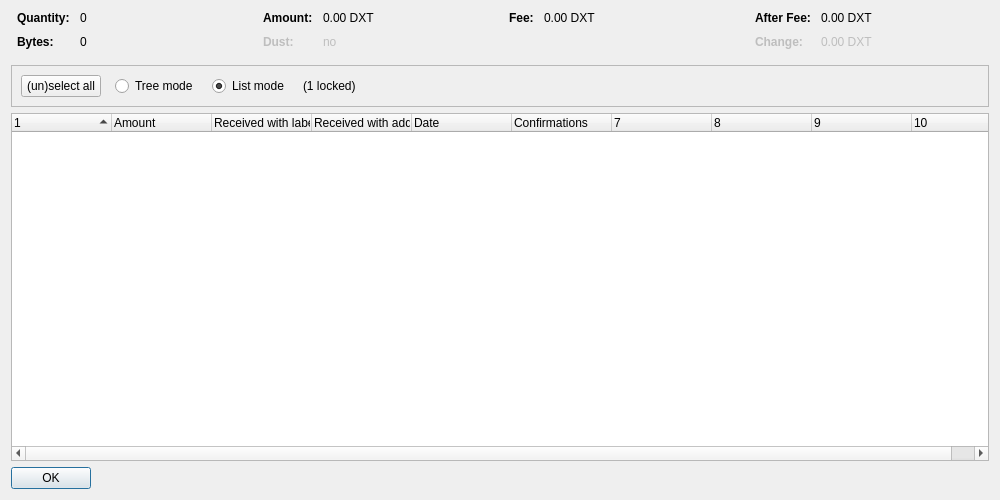
<?xml version="1.0" encoding="UTF-8"?>
<ui version="4.0">
 <class>CoinControlDialog</class>
 <widget class="QDialog" name="CoinControlDialog">
  <property name="geometry">
   <rect>
    <x>0</x>
    <y>0</y>
    <width>1000</width>
    <height>500</height>
   </rect>
  </property>
  <property name="windowTitle">
   <string>Coin Selection</string>
  </property>
  <layout class="QVBoxLayout" name="verticalLayout">
   <item>
    <layout class="QHBoxLayout" name="horizontalLayoutTop" stretch="0,0,0,0">
     <property name="topMargin">
      <number>0</number>
     </property>
     <property name="bottomMargin">
      <number>10</number>
     </property>
     <item>
      <layout class="QFormLayout" name="formLayoutCoinControl1">
       <property name="horizontalSpacing">
        <number>10</number>
       </property>
       <property name="verticalSpacing">
        <number>10</number>
       </property>
       <property name="leftMargin">
        <number>6</number>
       </property>
       <property name="rightMargin">
        <number>6</number>
       </property>
       <item row="0" column="0">
        <widget class="QLabel" name="labelCoinControlQuantityText">
         <property name="font">
          <font>
           <weight>75</weight>
           <bold>true</bold>
          </font>
         </property>
         <property name="text">
          <string>Quantity:</string>
         </property>
        </widget>
       </item>
       <item row="0" column="1">
        <widget class="QLabel" name="labelCoinControlQuantity">
         <property name="cursor">
          <cursorShape>IBeamCursor</cursorShape>
         </property>
         <property name="contextMenuPolicy">
          <enum>Qt::ActionsContextMenu</enum>
         </property>
         <property name="text">
          <string notr="true">0</string>
         </property>
         <property name="textInteractionFlags">
          <set>Qt::LinksAccessibleByMouse|Qt::TextSelectableByKeyboard|Qt::TextSelectableByMouse</set>
         </property>
        </widget>
       </item>
       <item row="1" column="0">
        <widget class="QLabel" name="labelCoinControlBytesText">
         <property name="font">
          <font>
           <weight>75</weight>
           <bold>true</bold>
          </font>
         </property>
         <property name="text">
          <string>Bytes:</string>
         </property>
        </widget>
       </item>
       <item row="1" column="1">
        <widget class="QLabel" name="labelCoinControlBytes">
         <property name="cursor">
          <cursorShape>IBeamCursor</cursorShape>
         </property>
         <property name="contextMenuPolicy">
          <enum>Qt::ActionsContextMenu</enum>
         </property>
         <property name="text">
          <string notr="true">0</string>
         </property>
         <property name="textInteractionFlags">
          <set>Qt::LinksAccessibleByMouse|Qt::TextSelectableByKeyboard|Qt::TextSelectableByMouse</set>
         </property>
        </widget>
       </item>
      </layout>
     </item>
     <item>
      <layout class="QFormLayout" name="formLayoutCoinControl2">
       <property name="horizontalSpacing">
        <number>10</number>
       </property>
       <property name="verticalSpacing">
        <number>10</number>
       </property>
       <property name="leftMargin">
        <number>6</number>
       </property>
       <property name="rightMargin">
        <number>6</number>
       </property>
       <item row="0" column="0">
        <widget class="QLabel" name="labelCoinControlAmountText">
         <property name="font">
          <font>
           <weight>75</weight>
           <bold>true</bold>
          </font>
         </property>
         <property name="text">
          <string>Amount:</string>
         </property>
        </widget>
       </item>
       <item row="0" column="1">
        <widget class="QLabel" name="labelCoinControlAmount">
         <property name="cursor">
          <cursorShape>IBeamCursor</cursorShape>
         </property>
         <property name="contextMenuPolicy">
          <enum>Qt::ActionsContextMenu</enum>
         </property>
         <property name="text">
          <string notr="true">0.00 DXT</string>
         </property>
         <property name="textInteractionFlags">
          <set>Qt::LinksAccessibleByMouse|Qt::TextSelectableByKeyboard|Qt::TextSelectableByMouse</set>
         </property>
        </widget>
       </item>
       <item row="1" column="0">
        <widget class="QLabel" name="labelCoinControlLowOutputText">
         <property name="enabled">
          <bool>false</bool>
         </property>
         <property name="font">
          <font>
           <weight>75</weight>
           <bold>true</bold>
          </font>
         </property>
         <property name="text">
          <string>Dust:</string>
         </property>
        </widget>
       </item>
       <item row="1" column="1">
        <widget class="QLabel" name="labelCoinControlLowOutput">
         <property name="enabled">
          <bool>false</bool>
         </property>
         <property name="cursor">
          <cursorShape>IBeamCursor</cursorShape>
         </property>
         <property name="contextMenuPolicy">
          <enum>Qt::ActionsContextMenu</enum>
         </property>
         <property name="text">
          <string notr="true">no</string>
         </property>
         <property name="textInteractionFlags">
          <set>Qt::LinksAccessibleByMouse|Qt::TextSelectableByKeyboard|Qt::TextSelectableByMouse</set>
         </property>
        </widget>
       </item>
      </layout>
     </item>
     <item>
      <layout class="QFormLayout" name="formLayoutCoinControl3">
       <property name="horizontalSpacing">
        <number>10</number>
       </property>
       <property name="verticalSpacing">
        <number>10</number>
       </property>
       <property name="leftMargin">
        <number>6</number>
       </property>
       <property name="rightMargin">
        <number>6</number>
       </property>
       <item row="0" column="0">
        <widget class="QLabel" name="labelCoinControlFeeText">
         <property name="font">
          <font>
           <weight>75</weight>
           <bold>true</bold>
          </font>
         </property>
         <property name="text">
          <string>Fee:</string>
         </property>
        </widget>
       </item>
       <item row="0" column="1">
        <widget class="QLabel" name="labelCoinControlFee">
         <property name="cursor">
          <cursorShape>IBeamCursor</cursorShape>
         </property>
         <property name="contextMenuPolicy">
          <enum>Qt::ActionsContextMenu</enum>
         </property>
         <property name="text">
          <string notr="true">0.00 DXT</string>
         </property>
         <property name="textInteractionFlags">
          <set>Qt::LinksAccessibleByMouse|Qt::TextSelectableByKeyboard|Qt::TextSelectableByMouse</set>
         </property>
        </widget>
       </item>
      </layout>
     </item>
     <item>
      <layout class="QFormLayout" name="formLayoutCoinControl4">
       <property name="horizontalSpacing">
        <number>10</number>
       </property>
       <property name="verticalSpacing">
        <number>10</number>
       </property>
       <property name="leftMargin">
        <number>6</number>
       </property>
       <property name="rightMargin">
        <number>6</number>
       </property>
       <item row="0" column="0">
        <widget class="QLabel" name="labelCoinControlAfterFeeText">
         <property name="font">
          <font>
           <weight>75</weight>
           <bold>true</bold>
          </font>
         </property>
         <property name="text">
          <string>After Fee:</string>
         </property>
        </widget>
       </item>
       <item row="0" column="1">
        <widget class="QLabel" name="labelCoinControlAfterFee">
         <property name="cursor">
          <cursorShape>IBeamCursor</cursorShape>
         </property>
         <property name="contextMenuPolicy">
          <enum>Qt::ActionsContextMenu</enum>
         </property>
         <property name="text">
          <string notr="true">0.00 DXT</string>
         </property>
         <property name="textInteractionFlags">
          <set>Qt::LinksAccessibleByMouse|Qt::TextSelectableByKeyboard|Qt::TextSelectableByMouse</set>
         </property>
        </widget>
       </item>
       <item row="1" column="0">
        <widget class="QLabel" name="labelCoinControlChangeText">
         <property name="enabled">
          <bool>false</bool>
         </property>
         <property name="font">
          <font>
           <weight>75</weight>
           <bold>true</bold>
          </font>
         </property>
         <property name="text">
          <string>Change:</string>
         </property>
        </widget>
       </item>
       <item row="1" column="1">
        <widget class="QLabel" name="labelCoinControlChange">
         <property name="enabled">
          <bool>false</bool>
         </property>
         <property name="cursor">
          <cursorShape>IBeamCursor</cursorShape>
         </property>
         <property name="contextMenuPolicy">
          <enum>Qt::ActionsContextMenu</enum>
         </property>
         <property name="text">
          <string notr="true">0.00 DXT</string>
         </property>
         <property name="textInteractionFlags">
          <set>Qt::LinksAccessibleByMouse|Qt::TextSelectableByKeyboard|Qt::TextSelectableByMouse</set>
         </property>
        </widget>
       </item>
      </layout>
     </item>
    </layout>
   </item>
   <item>
    <widget class="QFrame" name="frame">
     <property name="minimumSize">
      <size>
       <width>0</width>
       <height>40</height>
      </size>
     </property>
     <property name="frameShape">
      <enum>QFrame::StyledPanel</enum>
     </property>
     <property name="frameShadow">
      <enum>QFrame::Sunken</enum>
     </property>
     <layout class="QHBoxLayout" name="horizontalLayout">
      <item>
       <layout class="QHBoxLayout" name="horizontalLayoutPanel" stretch="0,0,0,0,0">
        <property name="spacing">
         <number>14</number>
        </property>
        <item>
         <widget class="QPushButton" name="pushButtonSelectAll">
          <property name="sizePolicy">
           <sizepolicy hsizetype="Maximum" vsizetype="Fixed">
            <horstretch>0</horstretch>
            <verstretch>0</verstretch>
           </sizepolicy>
          </property>
          <property name="text">
           <string>(un)select all</string>
          </property>
          <property name="autoDefault">
           <bool>false</bool>
          </property>
         </widget>
        </item>
        <item>
         <widget class="QRadioButton" name="radioTreeMode">
          <property name="sizePolicy">
           <sizepolicy hsizetype="Maximum" vsizetype="Fixed">
            <horstretch>0</horstretch>
            <verstretch>0</verstretch>
           </sizepolicy>
          </property>
          <property name="text">
           <string>Tree mode</string>
          </property>
         </widget>
        </item>
        <item>
         <widget class="QRadioButton" name="radioListMode">
          <property name="sizePolicy">
           <sizepolicy hsizetype="Maximum" vsizetype="Fixed">
            <horstretch>0</horstretch>
            <verstretch>0</verstretch>
           </sizepolicy>
          </property>
          <property name="text">
           <string>List mode</string>
          </property>
          <property name="checked">
           <bool>true</bool>
          </property>
         </widget>
        </item>
        <item>
         <widget class="QLabel" name="labelLocked">
          <property name="text">
           <string notr="true">(1 locked)</string>
          </property>
         </widget>
        </item>
        <item>
         <spacer name="horizontalSpacer">
          <property name="orientation">
           <enum>Qt::Horizontal</enum>
          </property>
          <property name="sizeHint" stdset="0">
           <size>
            <width>40</width>
            <height>20</height>
           </size>
          </property>
         </spacer>
        </item>
       </layout>
      </item>
     </layout>
    </widget>
   </item>
   <item>
    <widget class="CoinControlTreeWidget" name="treeWidget">
     <property name="contextMenuPolicy">
      <enum>Qt::CustomContextMenu</enum>
     </property>
     <property name="sortingEnabled">
      <bool>false</bool>
     </property>
     <property name="columnCount">
      <number>10</number>
     </property>
     <attribute name="headerShowSortIndicator" stdset="0">
      <bool>true</bool>
     </attribute>
     <attribute name="headerStretchLastSection">
      <bool>false</bool>
     </attribute>
     <column>
      <property name="text">
       <string/>
      </property>
     </column>
     <column>
      <property name="text">
       <string>Amount</string>
      </property>
     </column>
     <column>
      <property name="text">
       <string>Received with label</string>
      </property>
     </column>
     <column>
      <property name="text">
       <string>Received with address</string>
      </property>
     </column>
     <column>
      <property name="text">
       <string>Date</string>
      </property>
     </column>
     <column>
      <property name="text">
       <string>Confirmations</string>
      </property>
      <property name="toolTip">
       <string>Confirmed</string>
      </property>
     </column>
     <column>
      <property name="text">
       <string/>
      </property>
     </column>
     <column>
      <property name="text">
       <string/>
      </property>
     </column>
     <column>
      <property name="text">
       <string/>
      </property>
     </column>
     <column>
      <property name="text">
       <string/>
      </property>
     </column>
    </widget>
   </item>
   <item>
    <widget class="QDialogButtonBox" name="buttonBox">
     <property name="sizePolicy">
      <sizepolicy hsizetype="Maximum" vsizetype="Fixed">
       <horstretch>0</horstretch>
       <verstretch>0</verstretch>
      </sizepolicy>
     </property>
     <property name="orientation">
      <enum>Qt::Horizontal</enum>
     </property>
     <property name="standardButtons">
      <set>QDialogButtonBox::Ok</set>
     </property>
    </widget>
   </item>
  </layout>
 </widget>
 <customwidgets>
  <customwidget>
   <class>CoinControlTreeWidget</class>
   <extends>QTreeWidget</extends>
   <header>coincontroltreewidget.h</header>
  </customwidget>
 </customwidgets>
 <resources/>
 <connections/>
</ui>
